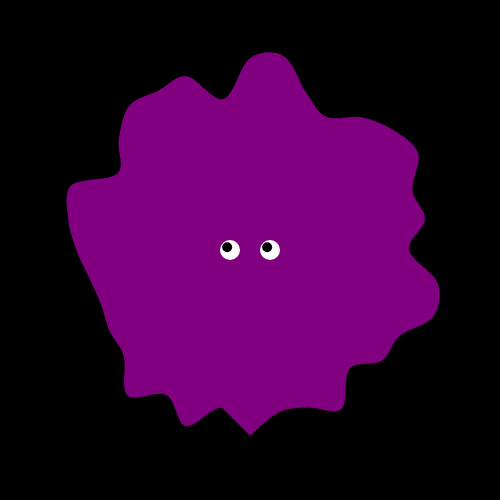
Frame 1 (no input)
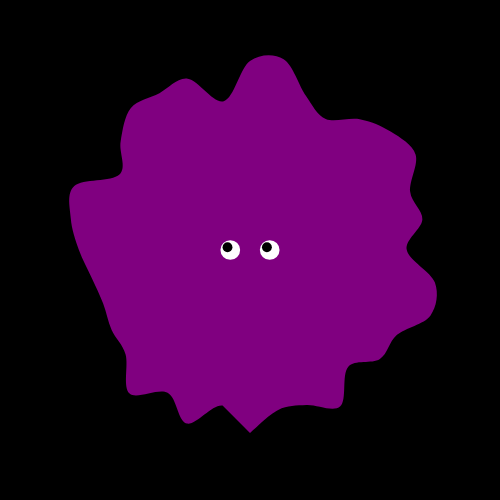
Frame 60 (no input)
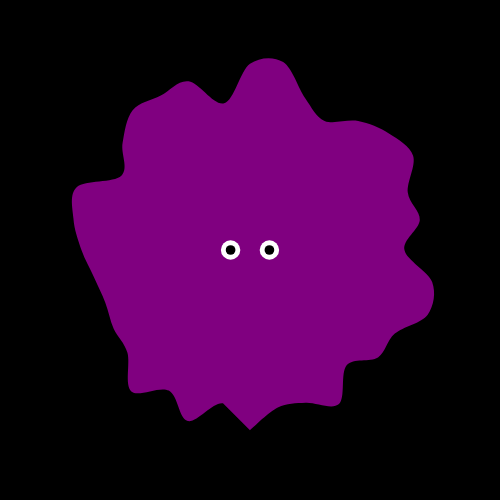
Frame 120 (the mouse pressed at the canvas centre since frame 60)

The p5.js sketch that drew these frames (run headless with seeded random() and noise() and a simulated clock; from frame 60 on, the mouse is pressed at the canvas centre):

// p5.js sketch
// ── sketch.js
var tamagotchi;

let example;

function setup() {
  createCanvas(500, 500);
  noStroke();

  example = createVector(10, 10);

  tamagotchi = {
    points: [],

    size: 200,

    setup: function () {
      let incr = (PI * 2) / 36;
      for (let i = 0; i < 36; i++) {
        let v = createVector(0, random(0.75, 1));
        v.rotate(incr * i);
        this.points.push(v);
      }
    },

    draw: function (eyeDirection) {
      fill(128, 0, 128);

      beginShape();
      for (let i = 0; i < this.points.length; i++) {
        let v = p5.Vector.mult(this.points[i], this.size);
        curveVertex(v.x, v.y);
      }
      endShape(CLOSE);

      // eye balls
      fill(255);
      ellipse(this.size * 0.1, 0, this.size * 0.1);
      ellipse(-this.size * 0.1, 0, this.size * 0.1);

      // eye pupils
      fill(0);
      let v = eyeDirection.mult(this.size * 0.02);
      ellipse(this.size * 0.1 + v.x, v.y, this.size * 0.05);
      ellipse(-this.size * 0.1 + v.x, v.y, this.size * 0.05);
    },

    grow: function () {
      this.size *= random(1, 1.005);
      this.size = min(220, this.size);

      let rot = random(-0.01, 0.01);
      for (let i = 0; i < this.points.length; i++) {
        this.points[i].rotate(rot);
      }
    },

    shrink: function () {
      this.size *= random(1, 0.9995);
      this.size = max(30, this.size);
    },
  };

  tamagotchi.setup();
}

function draw() {
  background(0, 0, 0);
  translate(width / 2, height / 2);

  let v = createVector(mouseX - width / 2, mouseY - height / 2);
  v.normalize();

  tamagotchi.draw(v);
  tamagotchi.shrink();
}

function mouseDragged() {
  tamagotchi.grow();
}
